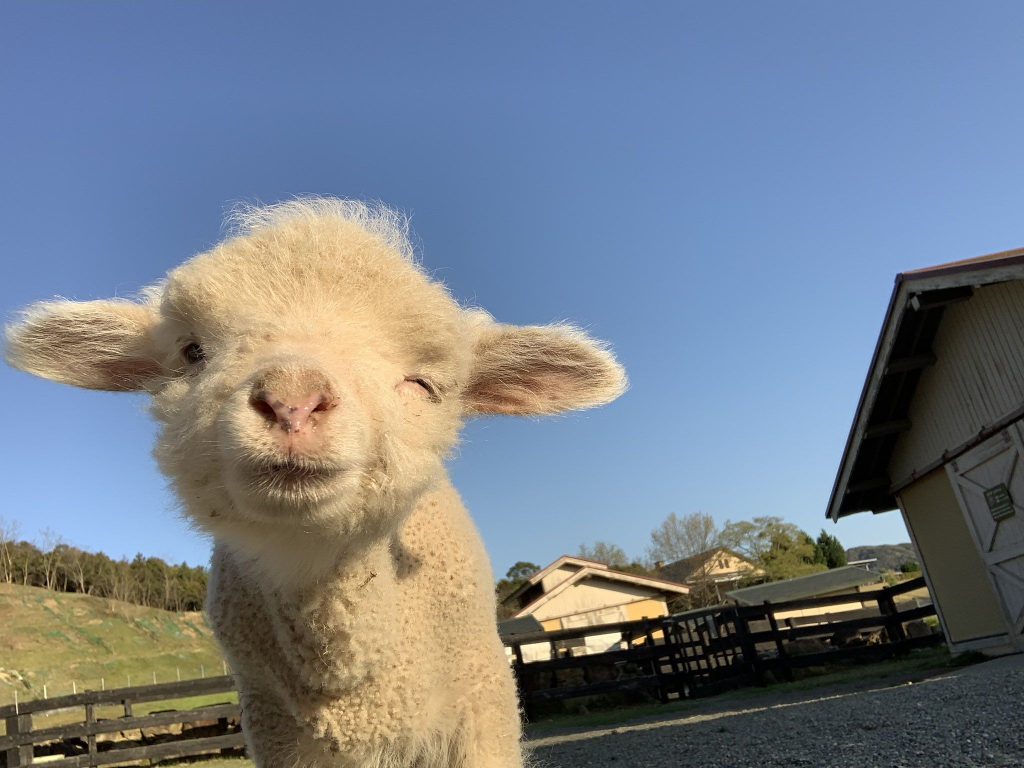
#> input picture Lab 2/src/image.JPG, 2048 x 1536 px, given in place of the camera (shown at 1/2 size)
$ python moments.py
#> lines starting #> are read from the running program, lines starting #| are printed output that depends on the picture; after the words box and inside, x2 and y2 are one past the last pixel; in counts of white or black regions, pixels touching at a corner belong together
### Lab 2/filter_red.py
import cv2

WINDOW_TRACKBARS_NAME = "setup"
TRACKBAR_NAMES = ['minH', 'minS', 'minV', 'maxH', 'maxS', 'maxV']
TRACKBAR_DEFAULTS = [119, 140, 3, 137, 255, 255]
TRACKBAR_LIMITS = [(0, 179), (0, 255), (0, 255), (0, 179), (0, 255), (0, 255)]


def nothing(args):
    pass


def create_trackbar_window():
    cv2.namedWindow(WINDOW_TRACKBARS_NAME, cv2.WINDOW_NORMAL)
    cv2.resizeWindow(WINDOW_TRACKBARS_NAME, 300, 200)
    for name, default, limits in zip(TRACKBAR_NAMES, TRACKBAR_DEFAULTS, TRACKBAR_LIMITS):
        cv2.createTrackbar(name, WINDOW_TRACKBARS_NAME, default, limits[1], nothing)


def get_trackbar_values():
    return [cv2.getTrackbarPos(name, WINDOW_TRACKBARS_NAME) for name in TRACKBAR_NAMES]


# [28 lines left out: functions apply_color_filter, main, not called in this run]


# [2 lines that do not run on import are left out]

### Lab 2/moments.py
import cv2
import numpy as np

from filter_red import create_trackbar_window, get_trackbar_values

def main():
    cap = cv2.VideoCapture(0)
    create_trackbar_window()

    while True:
        ret, frame = cap.read()
#> frame is the input picture: shape (1536, 2048, 3); mean B, G, R 138, 126.7, 117.7
        if not ret:
            break

        minH, minS, minV, maxH, maxS, maxV = get_trackbar_values()
        min_p = (minH, minS, minV)
        max_p = (maxH, maxS, maxV)

        hsv_frame = cv2.cvtColor(frame, cv2.COLOR_BGR2HSV_FULL)
#> hsv_frame: shape (1536, 2048, 3); mean H, S, V 101.5, 94.7, 157.7
        hsv_frame[:, :, 0] = (hsv_frame[:, :, 0] + 128) % 0xFF
#> hsv_frame: shape (1536, 2048, 3); mean H, S, V 83.8, 94.7, 157.7

        mask = cv2.inRange(hsv_frame, min_p, max_p)
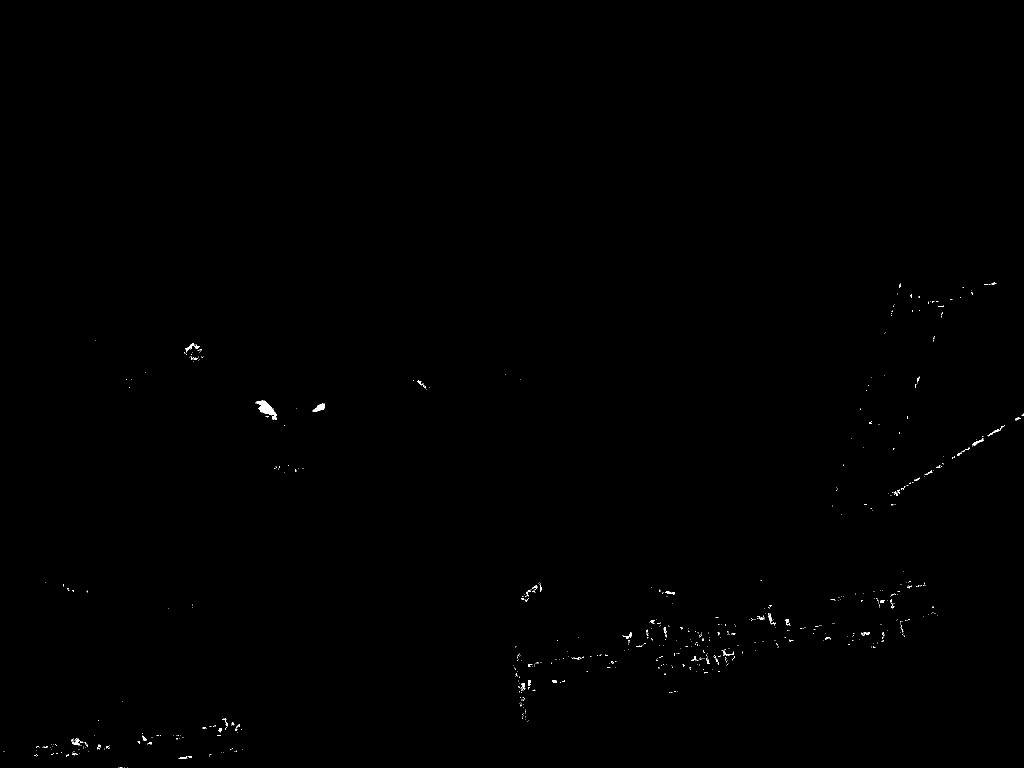
#> mask: shape (1536, 2048) (shown at 1/2 size); 0.16% white; 656 white regions (604 under 20 px), largest, box (x1, y1, x2, y2) and area: (511, 801, 554, 840) 689, (625, 806, 649, 823) 224, (370, 687, 399, 705) 128
        mask = cv2.morphologyEx(mask, cv2.MORPH_OPEN, np.ones((5, 5)))  # erosion + dilation (remove small objects)
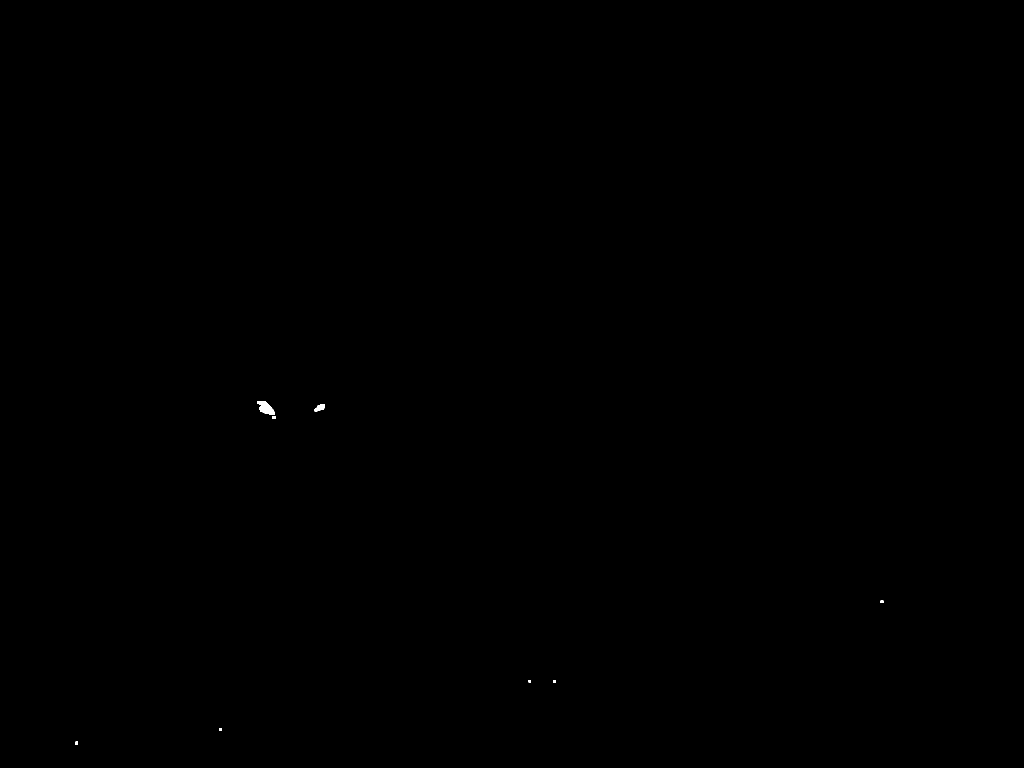
#> mask: shape (1536, 2048) (shown at 1/2 size); 0.03% white; 8 white regions, largest, box (x1, y1, x2, y2) and area: (514, 802, 550, 829) 588, (629, 808, 649, 823) 205, (544, 832, 551, 838) 42
        mask = cv2.morphologyEx(mask, cv2.MORPH_CLOSE, np.ones((5, 5)))  # dilation + erosion (remove small holes)
#> mask: shape (1536, 2048); 0.03% white; 7 white regions, largest, box (x1, y1, x2, y2) and area: (514, 802, 551, 838) 654, (629, 808, 649, 823) 205, (150, 1483, 156, 1490) 40

        hsv_frame_filtered = cv2.bitwise_and(frame, frame, mask=mask)

        moments = cv2.moments(mask, True)
#> moments = moments, m00 1014, centre m10/m00, m01/m00 = (602.9, 903.1)
        print(moments['m00'])  # вывод площади объекта
#| 1014.0

        cv2.imshow('frame', hsv_frame_filtered)

        if cv2.waitKey(20) & 0xFF == 27:
#> (key Esc is pressed here)
            break

    cv2.destroyAllWindows()
    cap.release()  # освобождаем захват видео


if __name__ == "__main__":
    main()
